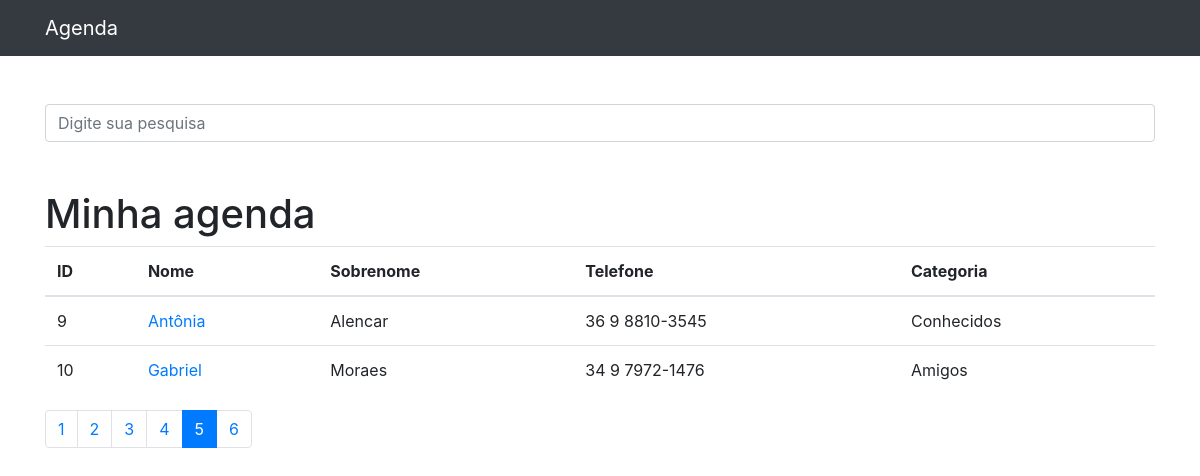
The app's page /?p=5 with its own data.
### contatos/models.py (models this page shows, shortened)
class Contato(models.Model):
    nome = models.CharField(max_length=225)
    sobrenome = models.CharField(max_length=225, blank=True)
    telefone = models.CharField(max_length=225)
    email = models.CharField(max_length=225, blank=True)
    data_criacao = models.DateTimeField(default=timezone.now)
    descricao = models.TextField(blank=True)
    categoria = models.ForeignKey(Categoria, on_delete=models.DO_NOTHING)
    mostrar = models.BooleanField(default=True)
    foto = models.ImageField(blank=True, upload_to='fotos/%Y/%m/')

class Categoria(models.Model):
    nome = models.CharField(max_length=225)
    def __str__(self):
        return self.nome

### contatos/views.py (the view)
# urls.py: path('', views.index, name='index'),
def index(request):
    contatos = Contato.objects.order_by('id').filter(
        mostrar=True
    )
    paginator = Paginator(contatos, 2)
    page = request.GET.get('p')
    contatos = paginator.get_page(page)
    return render(request, 'contatos/index.html', {
        'contatos': contatos
    })

### contatos/templates/contatos/index.html
{% extends 'base.html' %}
{%block conteudo%}
    <h1 class="mt-5">Minha agenda</h1>
        <table class="table">
          <thead>
            <tr>
              <th>ID</th>
              <th>Nome</th>
              <th>Sobrenome</th>
              <th>Telefone</th>
              <th>Categoria</th>
            </tr>
          </thead>
          <tbody>
          {% for contato in contatos %}
            {% if contato.mostrar %}
              <tr>
                <td>{{ contato.id }}</td>
                <td>
                  <a href="{% url 'ver_contato' contato.id %}">{{ contato.nome }}</a>
                </td>
                <td>{{ contato.sobrenome }}</td>
                <td>{{ contato.telefone }}</td>
                <td>{{ contato.categoria }}</td>
              </tr>
            {% endif %}
          {% endfor %}
          </tbody>
        </table>
<nav aria-label="Page navigation example">
  <ul class="pagination">
    {% for pagina in contatos.paginator.page_range %}
      {% if contatos.number == pagina %}
        <li class="page-item active">
          <a class="page-link" href="?p={{ pagina }}&termo={{ request.GET.termo }}">{{pagina}}</a>
        </li>
      {% else %}
        <li class="page-item">
          <a class="page-link" href="?p={{ pagina }}">{{pagina}}</a>
        </li>
      {% endif %}
    {% endfor %}
  </ul>
</nav>
{%endblock%}

### records on screen
Contato: id "9", nome "Antônia", sobrenome "Alencar", telefone "36 9 8810-3545", categoria "Conhecidos"
Contato: id "10", nome "Gabriel", sobrenome "Moraes", telefone "34 9 7972-1476", categoria "Amigos"

### other values on screen
{{ pagina }} "1" "2" "3" "4" "6"
{{ pagina }} "5"
